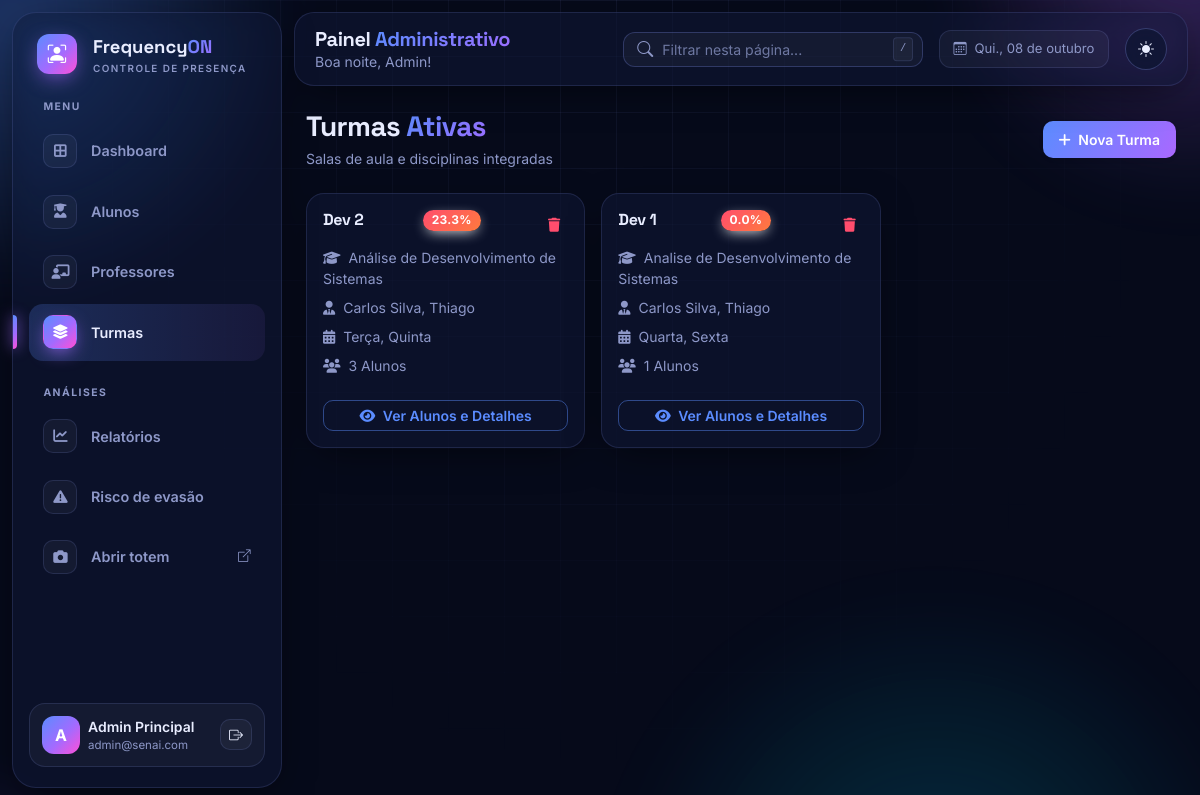
The page /admin/turmas (signed in) on the database as committed earlier.
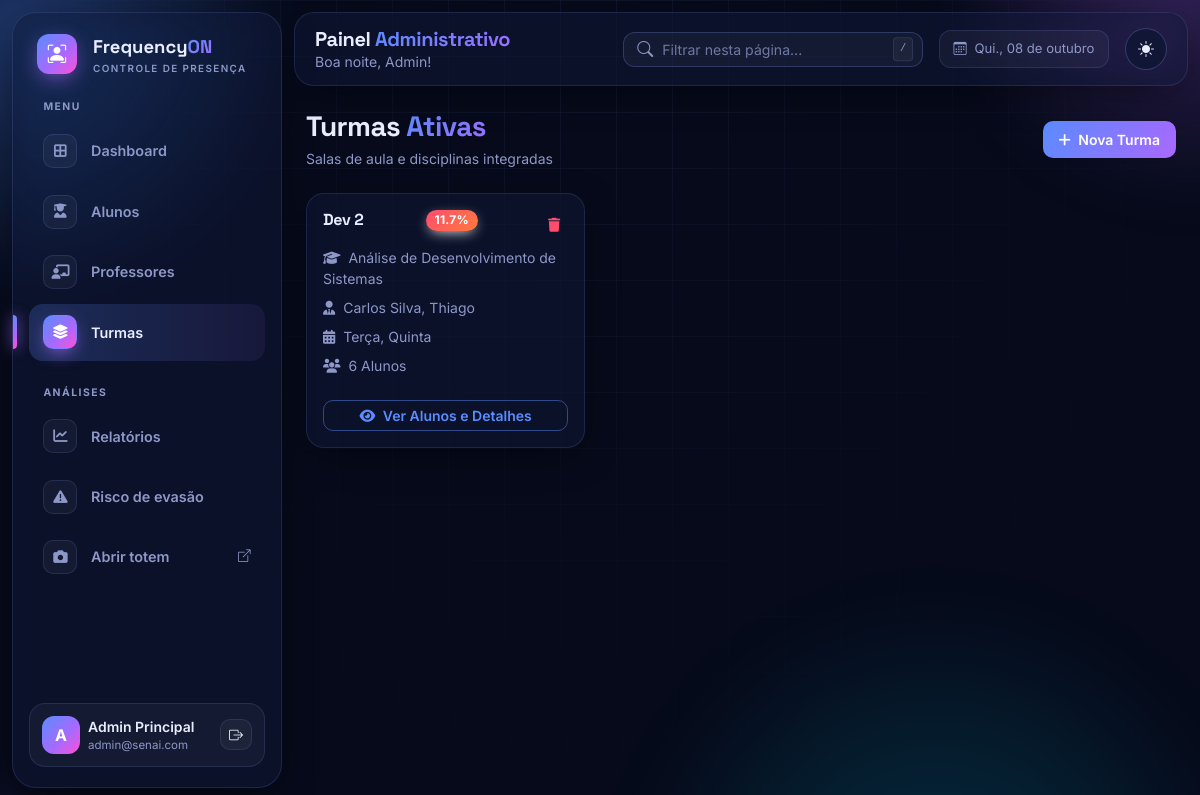
The same page on the database as committed later.
### database.py (models this page shows, shortened)
class Turma(db.Model):
    __tablename__ = "turmas"
    id = db.Column(db.Integer, primary_key=True)
    nome = db.Column(db.String(120), nullable=False)
    curso = db.Column(db.String(120), nullable=False)
    alunos = db.relationship("Aluno", back_populates="turma")
    vinculos = db.relationship("ProfessorTurma", back_populates="turma",
                               cascade="all, delete-orphan")
    @property
    def professores(self):
        return sorted((v.professor for v in self.vinculos), key=lambda p: p.nome)
    @property
    def nomes_professores(self):
        return ", ".join(p.nome for p in self.professores) or "Sem professor"
    @property
    def dias_aula(self):
        return tuple(sorted({d for v in self.vinculos for d in v.dias_semana}))
    @property
    def dias_aula_nomes(self):
        return ", ".join(NOMES_DIAS[d] for d in self.dias_aula) or "Nenhum dia definido"
    @property
    def frequencia_media(self):
        v = [a.frequencia for a in self.alunos]
        return round(sum(v) / len(v), 1) if v else 0

class ProfessorTurma(db.Model):
    __tablename__ = "professor_turma"
    professor_id = db.Column(db.Integer, db.ForeignKey("professores.id"), primary_key=True)
    turma_id = db.Column(db.Integer, db.ForeignKey("turmas.id"), primary_key=True)
    dias = db.Column(db.String(20), nullable=False, default="")   # ex: "1,3" = terça e quinta
    professor = db.relationship("Professor", back_populates="vinculos")
    turma = db.relationship("Turma", back_populates="vinculos")
    @property
    def dias_semana(self):
        return tuple(int(d) for d in self.dias.split(",") if d.strip().isdigit())

class UsuarioMixin:
    def set_senha(self, senha):
        self.senha_hash = generate_password_hash(senha)
    def check_senha(self, senha):
        return check_password_hash(self.senha_hash, senha)

class Aluno(UsuarioMixin, db.Model):
    __tablename__ = "alunos"
    id = db.Column(db.Integer, primary_key=True)
    nome = db.Column(db.String(120), nullable=False)
    email = db.Column(db.String(120))
    matricula = db.Column(db.String(30), unique=True, nullable=False, index=True)
    numero_chamada = db.Column(db.Integer)
    senha_hash = db.Column(db.String(255), nullable=False)
    foto = db.Column(db.String(255))            # URL da foto (ex: /static/uploads/...)
    face_encoding = db.Column(db.LargeBinary)   # 128 floats (float64) do rosto
    turma_id = db.Column(db.Integer, db.ForeignKey("turmas.id"))
    turma = db.relationship("Turma", back_populates="alunos")
    presencas = db.relationship("Presenca", cascade="all, delete-orphan", backref="aluno")
    justificativas = db.relationship("Justificativa", cascade="all, delete-orphan", backref="aluno",
                                     order_by="Justificativa.data.desc()")
    @property
    def frequencia(self):
        if not self.turma_id:
            return 0
        dias_aula = self.turma.dias_aula
        if not dias_aula:
            return 0
        dias = (db.session.query(func.count(func.distinct(Presenca.data)))
                .join(Aluno, Presenca.aluno_id == Aluno.id)
                .filter(Aluno.turma_id == self.turma_id,
                        filtro_dias_aula(Presenca.data, dias_aula))
                .scalar())
        if not dias:
            return 0
        ok = (db.session.query(func.count(Presenca.id))
              .filter(
                  Presenca.aluno_id == self.id,
                  Presenca.status.in_(("presente", "atraso")),
                  filtro_dias_aula(Presenca.data, dias_aula)
              )
              .scalar())
        return min(100, round(ok * 100 / (dias * AULAS_POR_DIA)))

class Professor(UsuarioMixin, db.Model):
    __tablename__ = "professores"
    id = db.Column(db.Integer, primary_key=True)
    nome = db.Column(db.String(120), nullable=False)
    email = db.Column(db.String(120), unique=True, nullable=False)
    senha_hash = db.Column(db.String(255), nullable=False)
    departamento = db.Column(db.String(120))
    foto = db.Column(db.String(255))
    vinculos = db.relationship("ProfessorTurma", back_populates="professor",
                               cascade="all, delete-orphan")

### app.py (the view, shortened to what this page needs)
@admin.route("/turmas", methods=["GET", "POST"])
@requer("admin")
def turmas():
    return render_template("admin/turmas.html", turmas=Turma.query.all(),
                           professores=Professor.query.order_by(Professor.nome).all())

### app.py (called while the page is built)
def usuario_atual():
    tipo, uid = session.get("tipo"), session.get("uid")
    modelo = {"admin": Admin, "professor": Professor, "aluno": Aluno}.get(tipo)
    return db.session.get(modelo, uid) if modelo and uid else None

def requer(tipo):
    def deco(f):
        @wraps(f)
        def wrapper(*a, **kw):
            if session.get("tipo") != tipo or not usuario_atual():
                return redirect(url_for({"admin": "login_admin", "professor": "login_professor"}
                                        .get(tipo, "login_aluno")))
            return f(*a, **kw)
        return wrapper
    return deco

### database.py (called while the page is built)
def filtro_dias_aula(coluna, dias):
    return func.strftime("%w", coluna).in_([str((d + 1) % 7) for d in dias])

### templates/admin/turmas.html (shortened to what this page needs)
{% extends 'admin/base.html' %}
{% block content %}
<div class="d-flex align-items-center justify-content-between mb-4">
    <div>
        <h1 class="h3 fw-bold mb-1">Turmas <span class="fo-gradient-text">Ativas</span></h1>
        <p class="text-muted mb-0 small">Salas de aula e disciplinas integradas</p>
    </div>
    <button class="btn btn-primary fw-semibold btn-sm px-3 py-2 shadow-sm" data-bs-toggle="modal" data-bs-target="#modalTurma">
        <i class="fa-solid fa-plus me-1"></i> Nova Turma
    </button>
</div>
<div class="row g-3">
    {% for turma in turmas %}
    <div class="col-md-6 col-xl-4" data-busca-item>
        <div class="card border-0 shadow-sm rounded-3 h-100">
            <div class="card-body p-3 d-flex flex-column">
                <div>
                    <div class="d-flex justify-content-between align-items-start mb-2">
                        <h6 class="fw-bold text-dark mb-0">{{ turma.nome }}</h6>
                        <span class="badge {% if turma.frequencia_media < 75 %}bg-danger{% else %}bg-primary{% endif %}">
                            {{ turma.frequencia_media }}%
                        </span>
                        <form class="d-inline-block" method="POST" action="{{ url_for('admin.deletar_turma', id=turma.id) }}" onsubmit="return confirm('Tem certeza que deseja excluir?');">
                            <button type="submit" class="btn btn-outline-danger btn-sm border-0">
                                <i class="fa-solid fa-trash"></i>
                            </button>
                        </form>
                    </div>
                    <p class="text-muted small mb-2"><i class="fa-solid fa-graduation-cap me-1"></i> {{ turma.curso }}</p>
                    <p class="text-muted small mb-2"><i class="fa-solid fa-user-tie me-1"></i> {{ turma.nomes_professores }}</p>
                    <p class="text-muted small mb-2"><i class="fa-solid fa-calendar-days me-1"></i> {{ turma.dias_aula_nomes }}</p>
                    <p class="text-muted small mb-3"><i class="fa-solid fa-users me-1"></i> {{ turma.alunos|length }} Alunos</p>
                </div>
                <a href="{{ url_for('admin.detalhes_turma', id=turma.id) }}" class="btn btn-outline-primary btn-sm w-100 fw-semibold mt-2">
                    <i class="fa-solid fa-eye me-1"></i> Ver Alunos e Detalhes
                </a>
            </div>
        </div>
    </div>
    {% else %}
    <div class="col-12"><p class="text-muted">Nenhuma turma cadastrada.</p></div>
    {% endfor %}
</div>
{% endblock %}

Rows that differ between the two databases and show on the page:
removed Turma: nome "Dev 1", frequencia_media "0.0", curso "Analise de Desenvolvimento de Sistemas", nomes_professores "Carlos Silva, Thiago", dias_aula_nomes "Quarta, Sexta", alunos|length "1"
computed for Turma "Dev 2": frequencia_media "23.3" → "11.7"; alunos|length "3" → "6"
